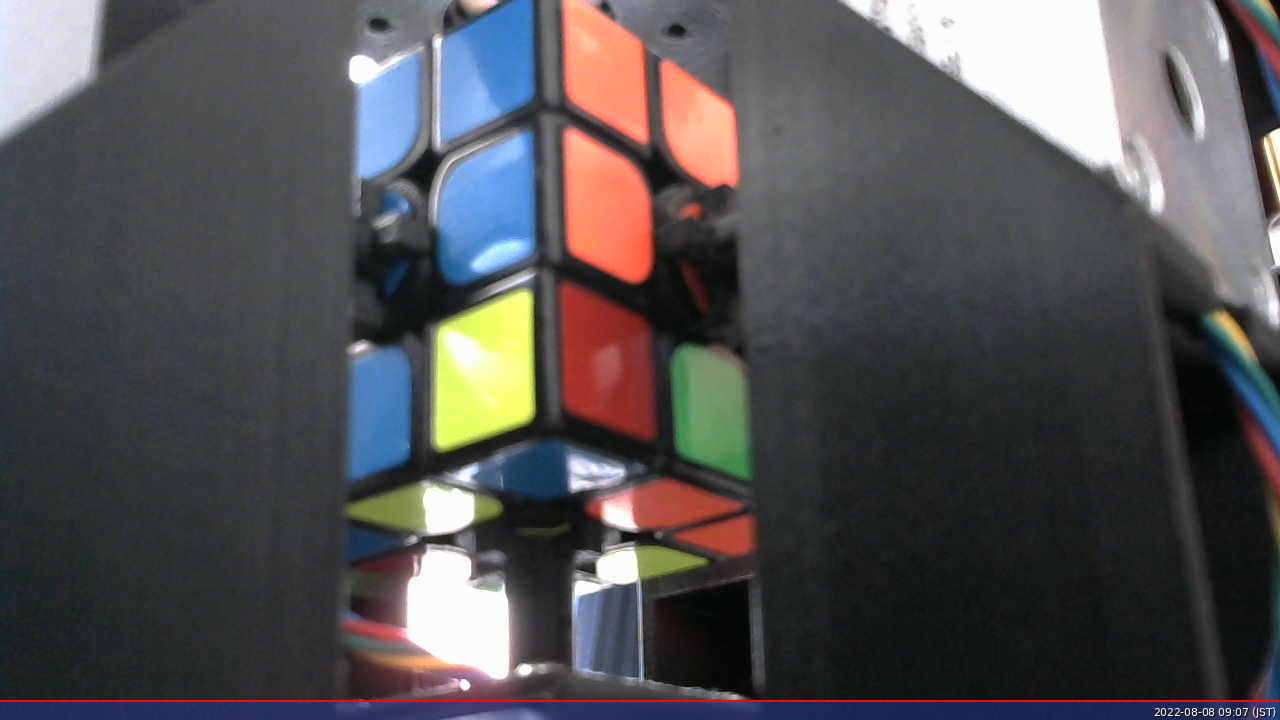
#> input picture Webcam/picture/webcam1.jpg, 1280 x 720 px; its folder holds only this picture in this run
$ python detect_color.py
#> lines starting #> are read from the running program, lines starting #| are printed output that depends on the picture; after the words box and inside, x2 and y2 are one past the last pixel; in counts of white or black regions, pixels touching at a corner belong together
### Webcam/knn.py
import numpy as np
import scipy.spatial.distance as distance
import scipy.stats as stats

class K_NN:
    def __init__(self, k):
        self.k = k
        self.training_data = None  # 既存データを格納
        self.classes = None  #
        self._y = None

    def fit(self, training_data, label):
        # training_dataは元のデータ点で、shape(data_num, feature_num)
        # print("original data:\n", training_data)
        print("label:\n", label)
        self.training_data = training_data
        # ラベルデータからクラスを抽出、またラベルをindexとした配列を作成
        # self.classes[self.label_indices] == label のように復元できるのでreturn_inverseという
        self.classes, self.label_indices = np.unique(label, return_inverse=True)
        print("classes:\n", self.classes)
        print("label_indices:\n", self.label_indices)
        # print("classes[label_indices]で復元されるか確認:\n", self.classes[self.label_indices])

    def neighbors(self, validation_data):
        dist = distance.cdist(validation_data, self.training_data)
        print("訓練データと検証データとの距離:\n", dist)

        # 距離を測定したらk番目までに含まれるindexをもとめる
        # argpartitionはk番目までと、それ以降にデータを分ける関数
        # argsortだと距離の順位もわかるが、素のk-nnでは距離順位の情報はいらないので、argpartitionを使う
        neigh_ind = np.argpartition(dist, self.k)
        # neigh_indのshapeは(test_num, feature_num)となる
        # 上のdistでk=2でargpartitionしたときの結果
        # 例えば1行目だと index 2,1 が上位2要素になっている。上の距離をみると、0.5と1.5が相当する
        # 2行目だと index 3, 2 が上位2要素で、1.73と1.80が相当する
        #[[1 0 3 2]
        # [3 2 1 0]
        # [2 3 1 0]]
        # k番目までの情報だけを取り出す
        neigh_ind = neigh_ind[:, :self.k]
        # neigh_indのshapeは(test_num, self.k)となる
        #[[1 0]   テスト点1に近い元データ点のindexのリスト
        # [3 2]   テスト点2に近い元データ点のindexのリスト
        # [2 3]]  テスト点3に近い元データ点のindexのリスト
        return neigh_ind

    def predict(self, validation_data):
        # k番目までのindexを求める shape(test_num, self.k)となる
        print("verification data:\n",validation_data)
        neigh_ind = self.neighbors(validation_data)
        # stats.modeでその最頻値を求める. shape(test_num, 1) . _は最頻値のカウント数
        # self.label_indices は [0 0 1 1] で、元データの各点のラベルを表す
        # neigh_indは各テスト点に近い元データのindexのリストで shape(est_num, k)となる
        # self.label_indices[neigh_ind] で、以下のような各テスト点に近いラベルのリストを取得できる
        # [[0 0]  テスト点1に近い元データ点のラベルのリスト
        #  [1 1]  テスト点2に近い元データ点のラベルのリスト
        #  [1 1]] テスト点3に近い元データ点のラベルのリスト
        # 上記データの行方向(axis=1)に対してmode(最頻値)をとり、各テスト点が属するラベルとする
        # _はカウント数
        mode, _ = stats.mode(self.label_indices[neigh_ind], axis=1)
        # modeはaxis=1で集計しているのでshape(test_num, 1)となるので、ravel(=flatten)してやる
        # [[0]
        #  [1]
        #  [1]]
        # なおnp.intpはindexに使うデータ型
        mode = np.asarray(mode.ravel(), dtype=np.intp)
        print("test dataの各ラベルindexの最頻値:\n",mode)
        # index表記からラベル名表記にする. self.classes[mode] と同じ
        result = self.classes.take(mode)
        return (' '.join(result.tolist()))

#main
# [20 lines that do not run on import are left out]

### Webcam/detect_color.py
import cv2
import numpy as np
import knn

class ColorState:
    def __init__(self, cc, ec):
        self.cc = cc
        self.ec = ec

color_state = ColorState(
    [['','',''], ['','',''], ['','',''], ['','',''], ['','',''], ['','',''], ['','',''], ['','','']],
    [['',''], ['',''], ['',''], ['',''], ['',''], ['',''], ['',''], ['',''], ['',''], ['',''], ['',''], ['','']]
)

# webcam1.jpg
correct_state = ColorState(
    [['','',''], ['','',''], ['','O','B'], ['','',''], ['','',''], ['O','',''], ['B','Y','R'], ['','','']],
    [['',''], ['',''], ['B','O'], ['',''], ['',''], ['',''], ['',''], ['',''], ['',''], ['O','G'], ['Y','B'], ['','']]
)

# webcam3.jpg
# correct_state = ColorState(
#     [['Y','',''], ['Y','R','B'], ['','',''], ['','',''], ['','',''], ['','G','R'], ['','',''], ['','','']],
#     [['',''], ['R','G'], ['',''], ['',''], ['W','R'], ['Y','B'], ['',''], ['',''], ['',''], ['',''], ['',''], ['','']]
# )

def Set_color_state(color, port, index):
    if port == 1:
        if index == 0:
            color_state.cc[2][2] = color
        elif index == 1:
            color_state.cc[2][1] = color
        elif index == 2:
            color_state.ec[2][0] = color
        elif index == 3:
            color_state.ec[2][1] = color
        elif index == 4:
            color_state.cc[6][1] = color
        elif index == 5:
            color_state.cc[6][2] = color
        elif index == 6:
            color_state.cc[6][0] = color
        elif index == 7:
            color_state.ec[10][1] = color
        elif index == 8:
            color_state.ec[10][0] = color
        elif index == 9:
            color_state.ec[9][1] = color
        elif index == 10:
            color_state.ec[9][0] = color
        elif index == 11:
            color_state.cc[5][0] = color

    elif port == 2:
        if index == 0:
            color_state.cc[0][2] = color
        elif index == 1:
            color_state.cc[0][1] = color
        elif index == 2:
            color_state.ec[0][0] = color
        elif index == 3:
            color_state.ec[0][1] = color
        elif index == 4:
            color_state.cc[4][1] = color
        elif index == 5:
            color_state.cc[4][2] = color
        elif index == 6:
            color_state.cc[4][0] = color
        elif index == 7:
            color_state.ec[8][1] = color
        elif index == 8:
            color_state.ec[8][0] = color
        elif index == 9:
            color_state.ec[11][1] = color
        elif index == 10:
            color_state.ec[11][0] = color
        elif index == 11:
            color_state.cc[7][0] = color

    elif port == 3:
        if index == 0:
            color_state.cc[1][0] = color
        elif index == 1:
            color_state.cc[1][1] = color
        elif index == 2:
            color_state.cc[1][2] = color
        elif index == 3:
            color_state.ec[5][0] = color
        elif index == 4:
            color_state.ec[5][1] = color
        elif index == 5:
            color_state.ec[4][0] = color
        elif index == 6:
            color_state.ec[4][1] = color
        elif index == 7:
            color_state.cc[0][0] = color
        elif index == 8:
            color_state.ec[1][0] = color
        elif index == 9:
            color_state.ec[1][1] = color
        elif index == 10:
            color_state.cc[5][2] = color
        elif index == 11:
            color_state.cc[5][1] = color

    elif port == 4:
        if index == 0:
            color_state.cc[3][0] = color
        elif index == 1:
            color_state.cc[3][1] = color
        elif index == 2:
            color_state.cc[3][2] = color
        elif index == 3:
            color_state.ec[7][0] = color
        elif index == 4:
            color_state.ec[7][1] = color
        elif index == 5:
            color_state.ec[6][0] = color
        elif index == 6:
            color_state.ec[6][1] = color
        elif index == 7:
            color_state.cc[0][0] = color
        elif index == 8:
            color_state.ec[3][0] = color
        elif index == 9:
            color_state.ec[3][1] = color
        elif index == 10:
            color_state.cc[7][2] = color
        elif index == 11:
            color_state.cc[7][1] = color

k_nn = knn.K_NN(k = 1)
# webcam1
train_red = [[5.64, 164.77, 155.87]]
train_blue = [[107.05, 144.05, 220.48], [104.81, 179.99, 89.31], [105.99, 156.25, 188.84], [106.970625, 145.05375, 231.868125]]
train_green = [[55.04, 78.68, 151.31]]
train_orenge = [[7.94, 136.29, 254.84], [5.99375, 150.715, 254.775], [9.1575, 163.935, 168.3375], [11.07, 169.22, 155.98]]
train_yellow = [[35.15, 75.04, 254.41], [34.06, 63.27, 189.34]]
train_white = []
# [7 lines of commented-out code are left out]

train_data = train_red + train_blue + train_green + train_orenge + train_yellow + train_white
label = ['R' for i in range(len(train_red))] + \
        ['B' for i in range(len(train_blue))] + \
        ['G' for i in range(len(train_green))] + \
        ['O' for i in range(len(train_orenge))] + \
        ['Y' for i in range(len(train_yellow))] + \
        ['W' for i in range(len(train_white))]

class Camera:
    def __init__(self, xy, port):
        self.xy = xy
        self.port = port

    def Get_hsv(self, imgBox):
        # BGRからHSVに変換
        imgBoxHsv = cv2.cvtColor(imgBox,cv2.COLOR_BGR2HSV)
        # HSV平均値を取得
        # flattenで一次元化しmeanで平均を取得
        h = imgBoxHsv.T[0].flatten().mean()
        s = imgBoxHsv.T[1].flatten().mean()
        v = imgBoxHsv.T[2].flatten().mean()

        # HSV平均値を出力
        hsv = [h, s, v]
        # print(list(map(round, hsv, [2]*len(hsv))))

        return [h, s, v]

    def Identificate_color(self, hsv):
        k_nn.fit(train_data, label)
        color = k_nn.predict([hsv])

        # print(color)
        return color

    def camera2color_state(self):
        img = cv2.imread(f'picture/webcam{self.port}.jpg')
#> img is the input picture: shape (720, 1280, 3); mean B, G, R 83, 81.1, 83

        lateral = 30
        for i in range(len(self.xy)):
            # 対象範囲を切り出し
            imgBox = img[self.xy[i][1]: self.xy[i][1]+lateral, self.xy[i][0]: self.xy[i][0]+lateral]
            # HSVの平均値を取得
            hsv = self.Get_hsv(imgBox)
            print('')
            print('### index = ', i)
            color = self.Identificate_color(hsv)
            Set_color_state(color, self.port, i)
#> this loop made 6 passes
#> (h in Get_hsv, s in Get_hsv, v in Get_hsv, color) on passes 1 to 6: (107.4, 139.1, 220.6, 'B'), (8.14, 133.6, 254.9, 'O'), (107.1, 142, 235.4, 'B'), (6.27, 148.4, 254.7, 'O'), (36.95, 69.31, 254.2, 'Y'), (1.53, 169.6, 158.1, 'R')
#> pass 1, in camera2color_state, `imgBox = img[self.xy[i][1]: self.xy[i][1]+lateral, self.xy[i][0]: self..`:
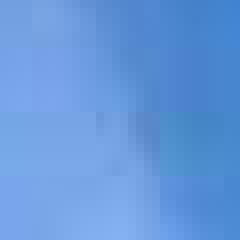
#> imgBox: shape (30, 30, 3) (shown 8 times larger); mean B, G, R 220.6, 152, 101
#> pass 2, in camera2color_state, `imgBox = img[self.xy[i][1]: self.xy[i][1]+lateral, self.xy[i][0]: self..`:
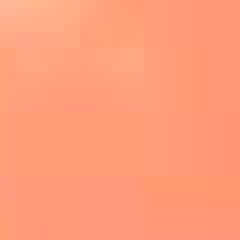
#> imgBox: shape (30, 30, 3) (shown 8 times larger); mean B, G, R 121.4, 157.2, 254.9
#> after the loop:
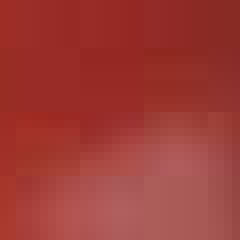
#> imgBox: shape (30, 30, 3) (shown 8 times larger); mean B, G, R 53.8, 59.1, 158.1

        # draw rectangle
        # cv2.rectangle(img, (self.xy[8][0], self.xy[8][1]), (self.xy[8][0]+lateral, self.xy[8][1]+lateral), (255, 0, 0), thickness=4)
        for i in range(len(self.xy)):
            cv2.rectangle(img, (self.xy[i][0], self.xy[i][1]), (self.xy[i][0]+lateral, self.xy[i][1]+lateral), (255, 0, 0), thickness=4)
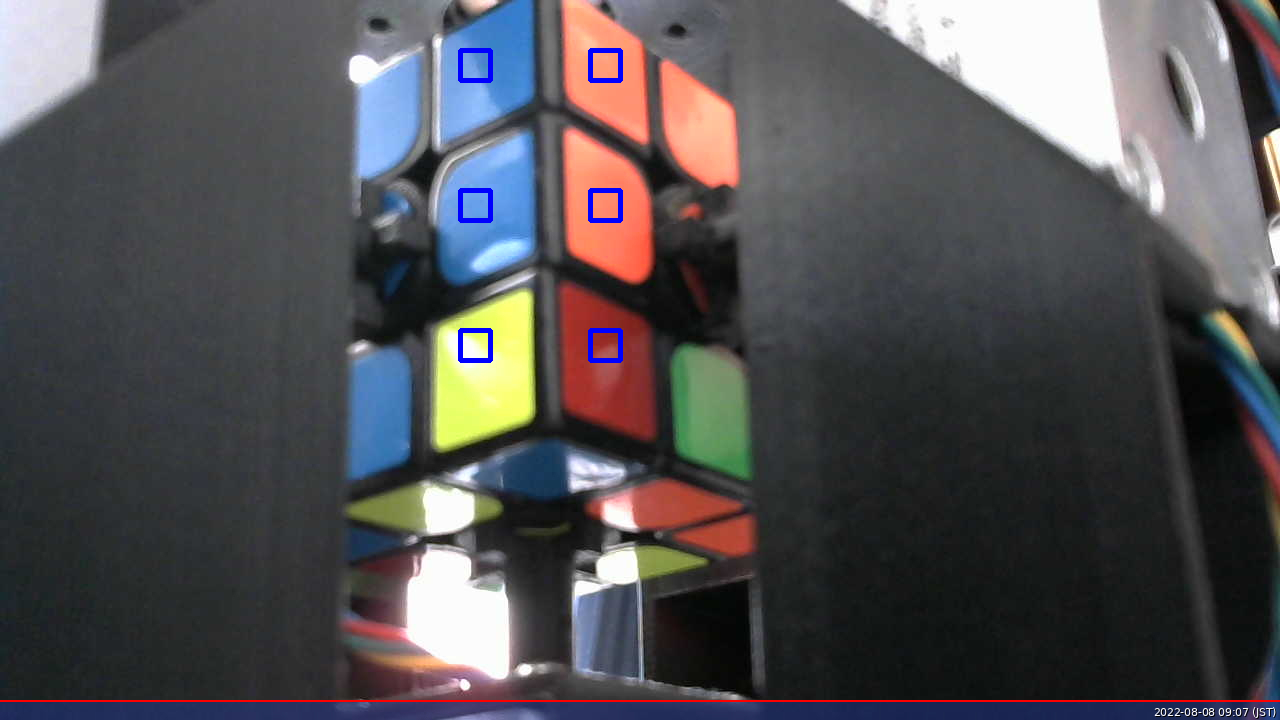
#> img: shape (720, 1280, 3); 0.38% of pixels changed, all inside (x1, y1, x2, y2) = (458, 48, 623, 363)

        print("cc = ", color_state.cc)
        print("ccc = ", correct_state.cc)
        print("ec = ", color_state.ec)
        print("cec = ", correct_state.ec)
        cv2.imwrite(f'picture/result{self.port}.jpg', img)

def Get_color_state():
    return color_state

xy_camera1 = [[460, 50], [590, 50], [460, 190], [590, 190], [460, 330], [590, 330]]

# xy_camera1 = [[460, 50], [590, 50], [460, 190], [590, 190], [460, 330], [590, 330]]

# xy_camera3 = [[260, 170], [300, 230], [220, 230], [180, 130], [140, 190], [340, 130], [380, 190],
#               [400, 110], [300, 340], [220, 340], [300, 430], [220, 430]]

#main
if __name__ == '__main__':
    try:
        camera1 = Camera(xy_camera1, 1)
        camera1.camera2color_state()
        # camera3 = Camera(xy_camera3, 3)
        # camera3.camera2color_state()

    except KeyboardInterrupt:
        pass
